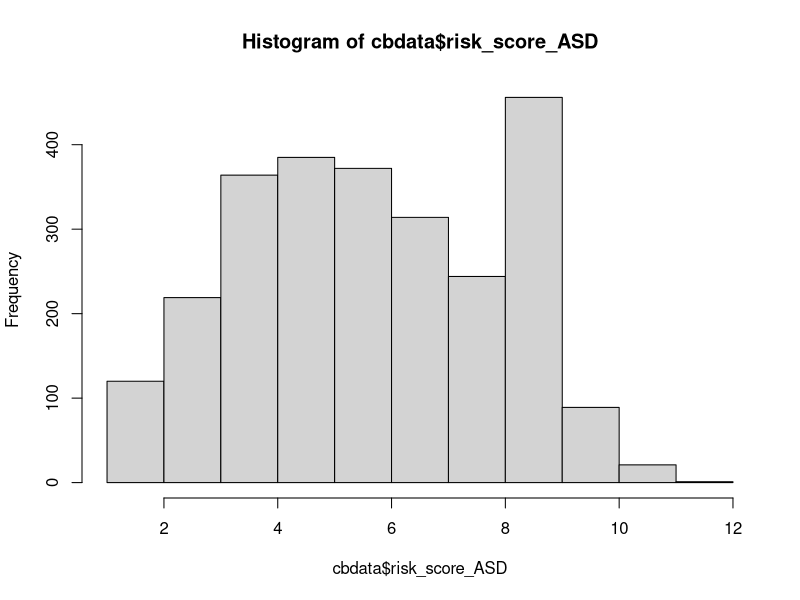
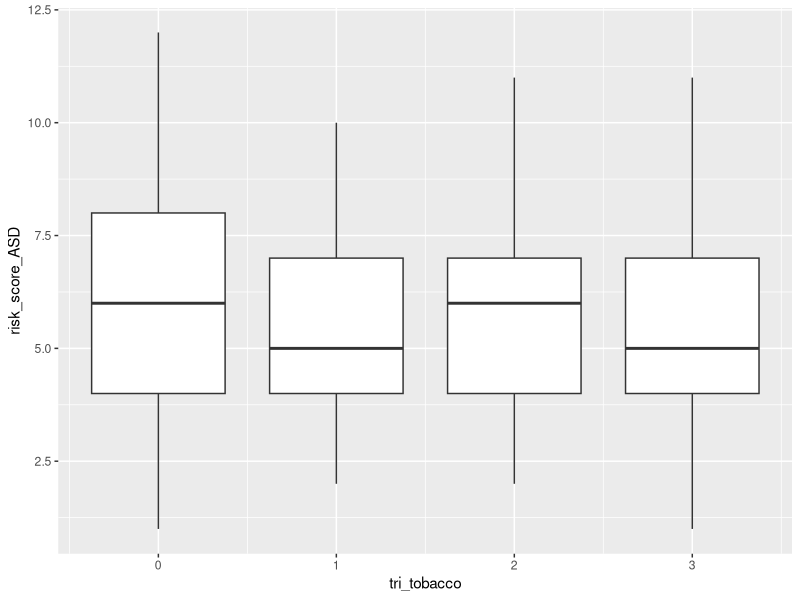
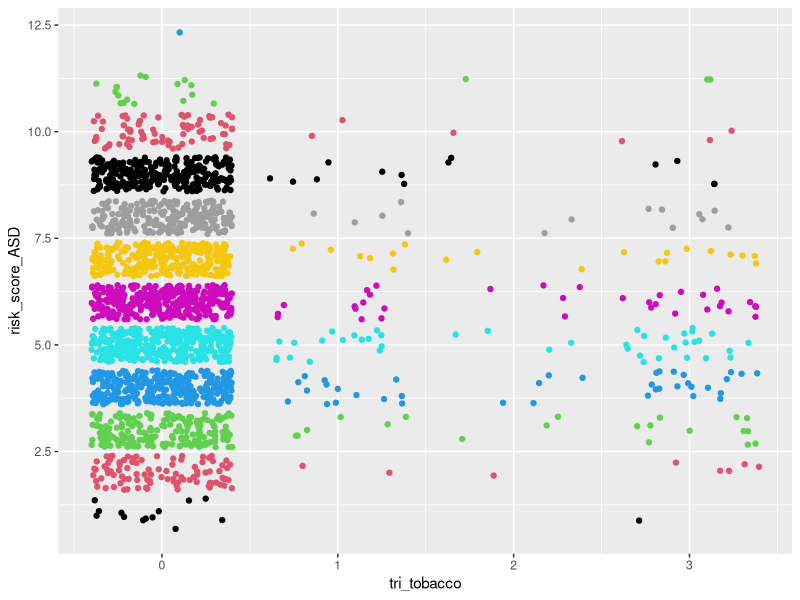
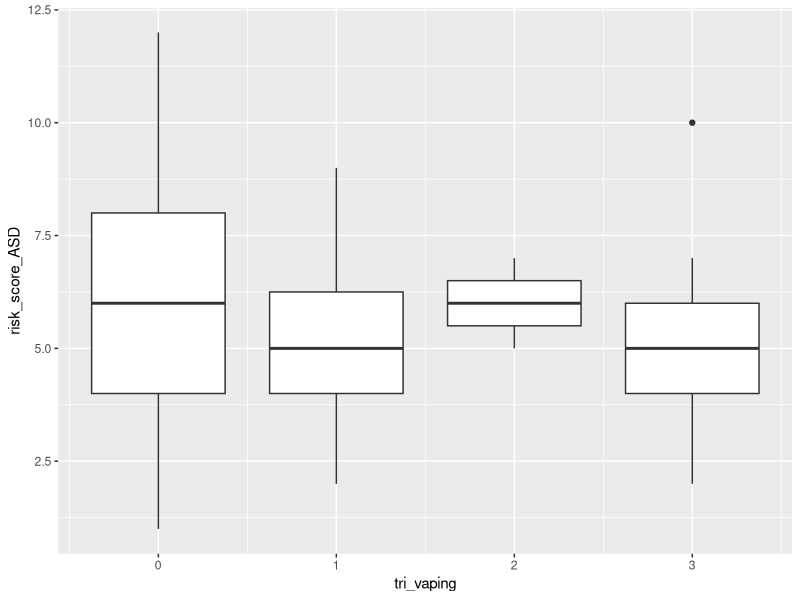
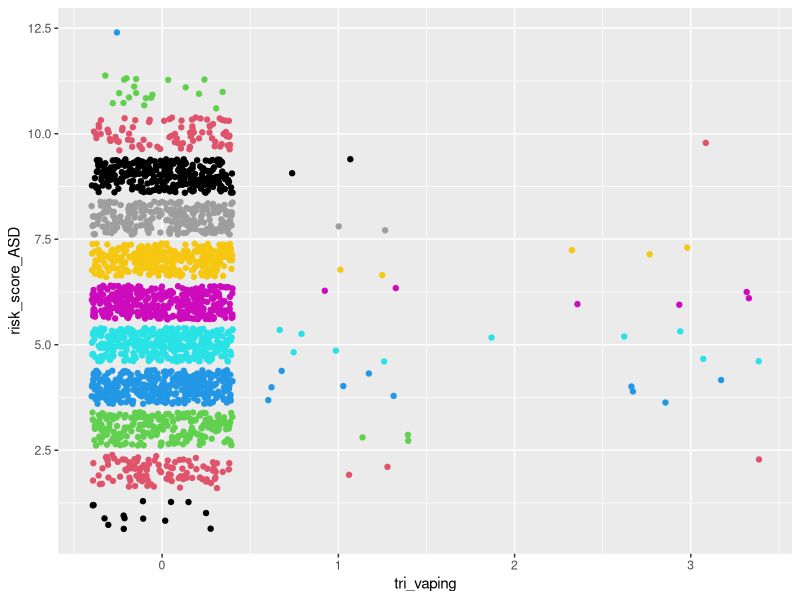
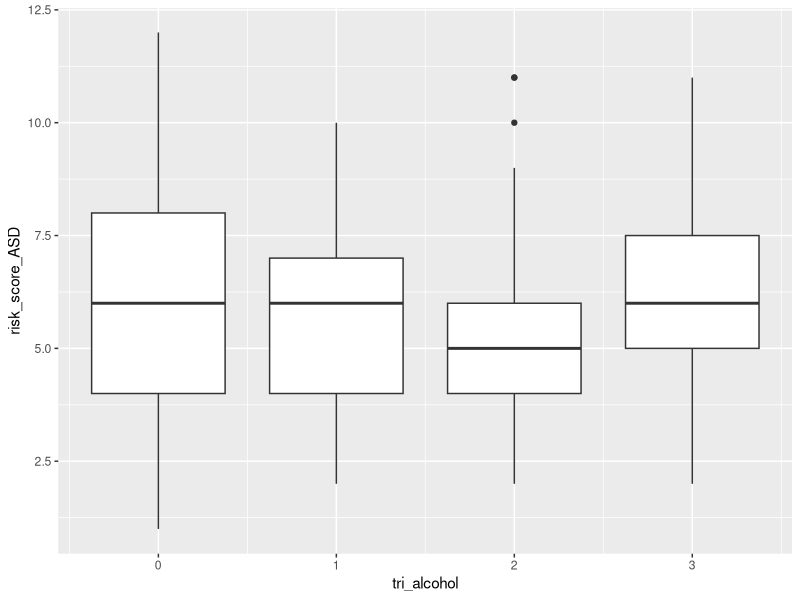
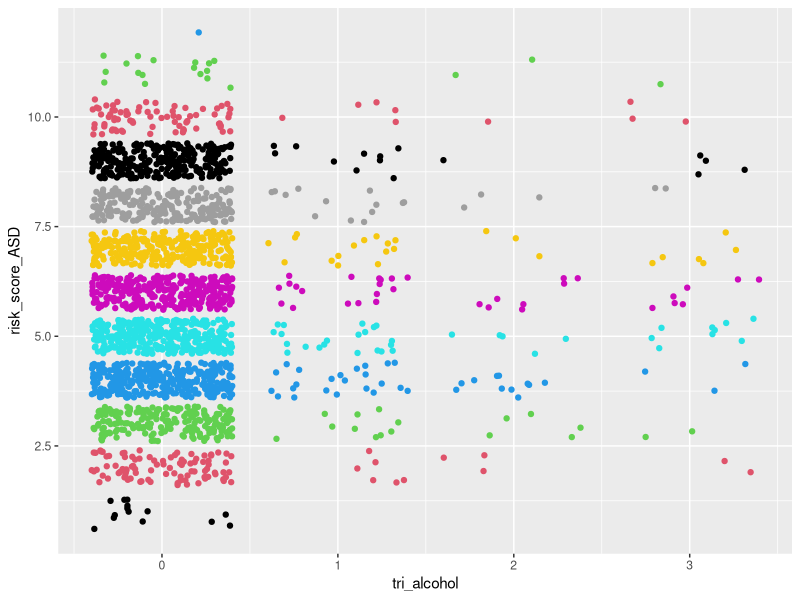
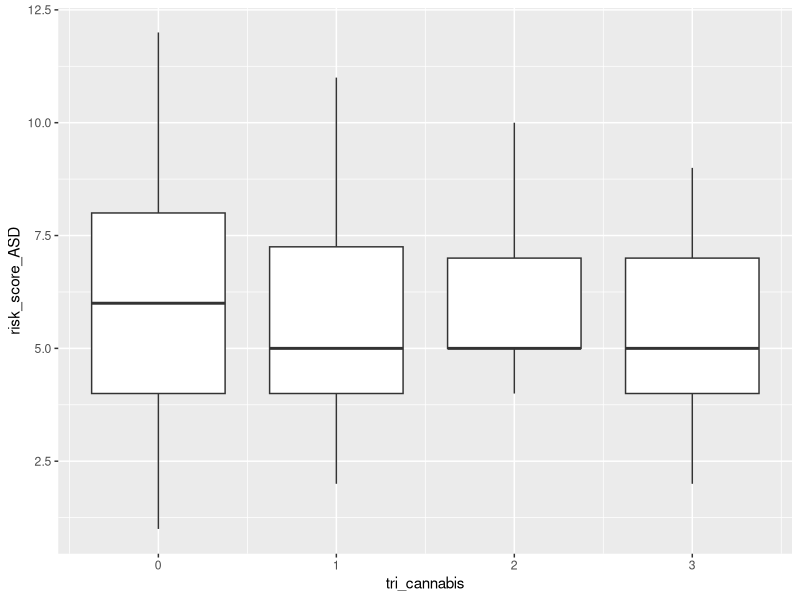

These charts were generated, in order, by the following R code:
## ---- chunk 1
#load packages
library(readr)
library(dplyr)
library(stringr)
## ---- chunk 2
#load data
cbdata <- read_csv("ChatterBabyData.csv")
## ---- chunk 3
mean(cbdata$risk_score_ASD)
var(cbdata$risk_score_ASD)
hist(cbdata$risk_score_ASD)
## ---- chunk 4
which(colnames(cbdata) == "mat_dep"):which(colnames(cbdata) == "momfever")
cbdata[,c(126:133)][is.na(cbdata[,c(126:133)])] <- 0

cbdata$art[is.na(cbdata$art)] <- 0 
cbdata$asd_genetic[is.na(cbdata$asd_genetic)] <- 0 

#fix some NA's in totalpregnancies by setting to number of live births
cbdata$totalpregnancies[which(is.na(cbdata$totalpregnancies) == TRUE & is.na(cbdata$momlivebirths) == FALSE)] <- 
cbdata$momlivebirths[which(is.na(cbdata$totalpregnancies) == TRUE & is.na(cbdata$momlivebirths) == FALSE)]

#fix some NA's in totalpregnancies by setting to 1 if no siblings and not adopted
cbdata$totalpregnancies[which(is.na(cbdata$totalpregnancies) == TRUE & cbdata$birthordertotal == 0 & cbdata$adoption == 0)] <- 1

# set live births to number of total pregnancies 
# if number of total pregnancies = number of total siblings + 1(baby)
# so as to not include miscarriages
cbdata$momlivebirths[which((is.na(cbdata$momlivebirths) == TRUE) &
                           (cbdata$totalpregnancies == (cbdata$birthordertotal + 1)))] <-
  cbdata$totalpregnancies[which((is.na(cbdata$momlivebirths) == TRUE) & 
                                (cbdata$totalpregnancies == (cbdata$birthordertotal + 1)))]

# set live births to number of total pregnancies 
# if number of total pregnancies = number of full siblings + 1(baby) 
# so as to not include miscarriages (where birthordertotal = 0 because of NA in olderhalfsiblings)
cbdata$momlivebirths[which((is.na(cbdata$momlivebirths) == TRUE) &
                           (cbdata$totalpregnancies == (cbdata$numberfullsiblings + 1)))] <-
  cbdata$totalpregnancies[which((is.na(cbdata$momlivebirths) == TRUE) & 
                                (cbdata$totalpregnancies == (cbdata$numberfullsiblings + 1)))]

# set live births to number of full siblings + 1
# if number of total pregnancies > number of full siblings and 
# number of older half siblings = 0 so as to not include children only from father and miscarriages
cbdata$momlivebirths[which((is.na(cbdata$momlivebirths) == TRUE) & 
                           (cbdata$totalpregnancies > cbdata$numberfullsiblings) &
                           cbdata$olderhalfsiblings == 0 )] <-
  cbdata$numberfullsiblings[which((is.na(cbdata$momlivebirths) == TRUE) & 
                                  (cbdata$totalpregnancies > cbdata$numberfullsiblings) &
                                  cbdata$olderhalfsiblings == 0 )] + 1
## ---- chunk 5
# classify as post partum psychosis
cbdata <- cbdata %>% mutate(maternalpregnancyproblems___20 = replace(maternalpregnancyproblems___20, maternalpregnancyproblems_other == "post partum anxiety" | maternalpregnancyproblems_other == "Post partum anxiety" | maternalpregnancyproblems_other == "Post-partum anxiety" | maternalpregnancyproblems_other == "Postpartum hemorrhaging" | maternalpregnancyproblems_other == "Perinatal anxiety",1))
cbdata <- cbdata %>% mutate(maternalpregnancyproblems_other = replace(maternalpregnancyproblems_other, maternalpregnancyproblems_other == "post partum anxiety" | maternalpregnancyproblems_other == "Post partum anxiety" | maternalpregnancyproblems_other == "Post-partum anxiety" | maternalpregnancyproblems_other == "Postpartum hemorrhaging" | maternalpregnancyproblems_other == "Perinatal anxiety", NA ))

# classify as Chorioamnionitis 
cbdata <- cbdata %>% mutate(maternalpregnancyproblems___21 = replace(maternalpregnancyproblems___21, maternalpregnancyproblems_other == "Chorioamnionitis", 1))
cbdata <- cbdata %>% mutate(maternalpregnancyproblems_other = replace(maternalpregnancyproblems_other, maternalpregnancyproblems_other == "Chorioamnionitis", NA))

# classify as bleeding
cbdata <- cbdata %>% mutate(maternalpregnancyproblems___14 = replace(maternalpregnancyproblems___14, maternalpregnancyproblems_other == "Unusual pain in the abdomen, stress, miscarriage probability, bleeding.", 1))
cbdata <- cbdata %>% mutate(maternalpregnancyproblems_other = replace(maternalpregnancyproblems_other, maternalpregnancyproblems_other == "Unusual pain in the abdomen, stress, miscarriage probability, bleeding.", NA))

# classify as preterm labor
cbdata <- cbdata %>% mutate(maternalpregnancyproblems___11 = replace(maternalpregnancyproblems___11, maternalpregnancyproblems_other == "Early contractions with diction starting at 30 weeks. I received steroid shot to develop baby's lungs faster.", 1))
cbdata <- cbdata %>% mutate(maternalpregnancyproblems_other = replace(maternalpregnancyproblems_other, maternalpregnancyproblems_other == "Early contractions with diction starting at 30 weeks. I received steroid shot to develop baby's lungs faster.", NA))

# classify as History of recurrent miscarriage/ recurrent pregnancy loss 
cbdata <- cbdata %>% mutate(maternalpregnancyproblems___10 = replace(maternalpregnancyproblems___10, maternalpregnancyproblems_other == "Prior full term stillbirth; had double nuchal cord resulting in emergent csection at 36 weeks", 1))
cbdata <- cbdata %>% mutate(maternalpregnancyproblems_other = replace(maternalpregnancyproblems_other, maternalpregnancyproblems_other == "Prior full term stillbirth; had double nuchal cord resulting in emergent csection at 36 weeks", NA))

# classify as hypertension
cbdata <- cbdata %>% mutate(maternalpregnancyproblems___9 = replace(maternalpregnancyproblems___9, maternalpregnancyproblems_other == "Protein in urine day of induction and hypertension only at 38 weeks" | maternalpregnancyproblems_other == "Mild hypertension at 37 weeks", 1))
cbdata <- cbdata %>% mutate(maternalpregnancyproblems_other = replace(maternalpregnancyproblems_other, maternalpregnancyproblems_other == "Protein in urine day of induction and hypertension only at 38 weeks"| maternalpregnancyproblems_other == "Mild hypertension at 37 weeks", 1))

# classify as 13, Placental abruption
cbdata <- cbdata %>% mutate(maternalpregnancyproblems___13 = replace(maternalpregnancyproblems___13, maternalpregnancyproblems_other == "Calcified placenta" | maternalpregnancyproblems_other == "Placenta calcification" | maternalpregnancyproblems_other == "Placenta hematoma" | maternalpregnancyproblems_other == "placental aging" | maternalpregnancyproblems_other == "Underperfusion placenta" , 1))
cbdata <- cbdata %>% mutate(maternalpregnancyproblems_other = replace(maternalpregnancyproblems_other, maternalpregnancyproblems_other == "Calcified placenta" | maternalpregnancyproblems_other == "Placenta calcification" | maternalpregnancyproblems_other == "Placenta hematoma" | maternalpregnancyproblems_other == "placental aging"| maternalpregnancyproblems_other == "Underperfusion placenta", NA))

# Get rid of the column 
cbdata$maternalpregnancyproblems_other <- NULL
## ---- chunk 6
# Convert all Mom Trauma NA's to 0: 
cbdata$mom_trauma[is.na(cbdata$mom_trauma)] <- 0 
## ---- chunk 7
# Getting rid of column
cbdata$mat_mental_health_other = NULL
# Cleaning that can be put into other columns
cbdata[c(216, 520, 598, 1089),115] = 1
cbdata[240,83] = 1
cbdata[499,85] = 1
cbdata[c(1683, 2245), 111] = 1

# Multiple entries for one person
cbdata[912, c(227, 232)] = 1
cbdata[915, c(228, 231, 232)] = 1
cbdata[1667, c(112, 231)] = 1
cbdata[2579, c(112, 113, 230, 231)] = 1
cbdata[c(76, 2501), c(111, 112)] = 1
## ---- chunk 8
cbdata %>% mutate(mathealth_count = matmentalhealth___1 + matmentalhealth___2 + matmentalhealth___3 + matmentalhealth___4 + matmentalhealth___5 + matmentalhealth___6 + matmentalhealth___7)
## ---- chunk 9
# Cutting off Baby Age at 5 years old
cbdata$babyage = ifelse(cbdata$babyage <= 1825, cbdata$babyage, NA)
## ---- chunk 10
predata <- cbdata %>% select(babyage, momsdeliveryage, momsedu, sex, art, artmethod___1,
                          artmethod___7, artmethod___6, artmethod___2, artmethod___3,
                          artmethod___4, artmethod___5, mom_trauma,
                          maternalpregnancyproblems___1, maternalpregnancyproblems___2,
                          maternalpregnancyproblems___3, maternalpregnancyproblems___15,
                          maternalpregnancyproblems___21, maternalpregnancyproblems___16,
                          maternalpregnancyproblems___4, maternalpregnancyproblems___5,
                          maternalpregnancyproblems___6, maternalpregnancyproblems___7,
                          maternalpregnancyproblems___8, maternalpregnancyproblems___9,
                          maternalpregnancyproblems___10, maternalpregnancyproblems___11,
                          maternalpregnancyproblems___12, maternalpregnancyproblems___13,
                          maternalpregnancyproblems___14, maternalpregnancyproblems___17,
                          maternalpregnancyproblems___19, maternalpregnancyproblems___20,
                          maternalpregnancyproblems___18,
                          matmentalhealth___1, matmentalhealth___2, matmentalhealth___3,
                          matmentalhealth___4, matmentalhealth___5, matmentalhealth___6,
                          matmentalhealth___7, mat_dep, mat_anx,
                          mat_ocd, mat_bp, mat_adhd, mat_pssd, momfever, whenfever___1,
                          whenfever___2, whenfever___3, tobacco_pregnancy_when___1,
                          tobacco_pregnancy_when___2, tobacco_pregnancy_when___3,
                          vaping_pregnancy___1, vaping_pregnancy___2, vaping_pregnancy___3,
                          alcohol_pregnancy_when___1, alcohol_pregnancy_when___2,
                          alcohol_pregnancy_when___3, cannabis_pregnancy_when___1,
                          cannabis_pregnancy_when___2, cannabis_pregnancy_when___3,
                          stimulants_pregnancy_when___1, stimulants_pregnancy_when___2,
                          stimulants_pregnancy_when___3, opioids_pregnancy_when___1,
                          opioids_pregnancy_when___2, opioids_pregnancy_when___3,
                          psychoactive_pregnancy___1, psychoactive_pregnancy___2,
                          psychoactive_pregnancy___3, delivery, momlivebirths,
                          totalpregnancies, maternalproblems1, asd1, deaf1, ddfamily1,
                          szbpfamily1, risk_score_ASD) 
## ---- chunk 11
# filter out age and live births outliers
predata <- predata %>% filter(momlivebirths != 10 & momsdeliveryage != 12 | momlivebirths != 10 & momsdeliveryage != 18)
summary(predata)
## ---- chunk 12
# resulting columns are total number of trimesters drug was used
predata$tri_tobacco = rowSums(predata[,52:54])
predata$tri_vaping = rowSums(predata[,55:57])
predata$tri_alcohol = rowSums(predata[,58:60])
predata$tri_cannabis = rowSums(predata[,61:63])
predata$tri_stimulants = rowSums(predata[,64:66])
predata$tri_opioids = rowSums(predata[,67:69])
predata$tri_psychoactives = rowSums(predata[,70:72])

# getting rid of "when drug" columns
predata[,52:72] = NULL
## ---- chunk 13
ifelse(cbdata$mat_adhd==3, NA, cbdata$mat_adhd)
ifelse(cbdata$mat_dep==3, NA, cbdata$mat_dep)
ifelse(cbdata$mat_anx==3, NA, cbdata$mat_anx)
ifelse(cbdata$mat_ocd==3, NA, cbdata$mat_ocd)
ifelse(cbdata$mat_bp==3, NA, cbdata$mat_bp)
ifelse(cbdata$mat_pssd==3, NA, cbdata$mat_pssd)
ifelse(cbdata$mat_other==3, NA, cbdata$mat_other)
## ---- chunk 14
library(ggplot2)

ggplot(predata, aes(x = tri_tobacco, y = risk_score_ASD, group = tri_tobacco)) + geom_boxplot()
ggplot(predata, aes(x = tri_tobacco, y = risk_score_ASD)) + geom_jitter(color = predata$risk_score_ASD)

ggplot(predata, aes(x = tri_vaping, y = risk_score_ASD, group = tri_vaping)) + geom_boxplot()
ggplot(predata, aes(x = tri_vaping, y = risk_score_ASD)) + geom_jitter(color = predata$risk_score_ASD)

ggplot(predata, aes(x = tri_alcohol, y = risk_score_ASD, group = tri_alcohol)) + geom_boxplot()
ggplot(predata, aes(x = tri_alcohol, y = risk_score_ASD)) + geom_jitter(color = predata$risk_score_ASD)

ggplot(predata, aes(x = tri_cannabis, y = risk_score_ASD, group = tri_cannabis)) + geom_boxplot()
ggplot(predata, aes(x = tri_cannabis, y = risk_score_ASD)) + geom_jitter(color = predata$risk_score_ASD)

ggplot(predata, aes(x = tri_stimulants, y = risk_score_ASD, group = tri_stimulants)) + geom_boxplot()
ggplot(predata, aes(x = tri_stimulants, y = risk_score_ASD)) + geom_jitter(color = predata$risk_score_ASD)

ggplot(predata, aes(x = tri_opioids, y = risk_score_ASD, group = tri_opioids)) + geom_boxplot()
ggplot(predata, aes(x = tri_opioids, y = risk_score_ASD)) + geom_jitter(color = predata$risk_score_ASD)

ggplot(predata, aes(x = tri_psychoactives, y = risk_score_ASD, group = tri_psychoactives)) + geom_boxplot()
ggplot(predata, aes(x = tri_psychoactives, y = risk_score_ASD)) + geom_jitter(color = predata$risk_score_ASD)
## ---- chunk 15
library(corrplot)

var1 <- c("matmentalhealth___1", "matmentalhealth___2", "matmentalhealth___3", "matmentalhealth___4", "matmentalhealth___5", "matmentalhealth___6")
predata1 <- predata[ ,var1]
corrmat <- round(cor(predata1), 4)
corrplot(corrmat)
